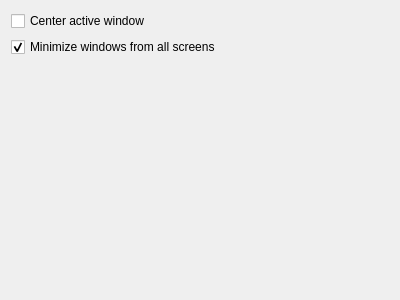
<?xml version="1.0" encoding="UTF-8"?>
<ui version="4.0">
 <class>Form</class>
 <widget class="QWidget" name="Form">
  <property name="geometry">
   <rect>
    <x>0</x>
    <y>0</y>
    <width>400</width>
    <height>300</height>
   </rect>
  </property>
  <property name="windowTitle">
   <string>Minimize Inactive Windows Settings</string>
  </property>
  <layout class="QVBoxLayout" name="verticalLayout">
   <item>
    <widget class="QCheckBox" name="kcfg_centerActiveWindow">
     <property name="text">
      <string>Center active window</string>
     </property>
     <property name="checked">
      <bool>false</bool>
     </property>
    </widget>
   </item>
   <item>
    <widget class="QCheckBox" name="kcfg_minimizeFromAllScreens">
     <property name="text">
      <string>Minimize windows from all screens</string>
     </property>
     <property name="checked">
      <bool>true</bool>
     </property>
    </widget>
   </item>
   <item>
    <spacer name="verticalSpacer">
     <property name="orientation">
      <enum>Qt::Vertical</enum>
     </property>
     <property name="sizeHint" stdset="0">
      <size>
       <width>20</width>
       <height>40</height>
      </size>
     </property>
    </spacer>
   </item>
  </layout>
 </widget>
 <resources/>
 <connections/>
</ui>
